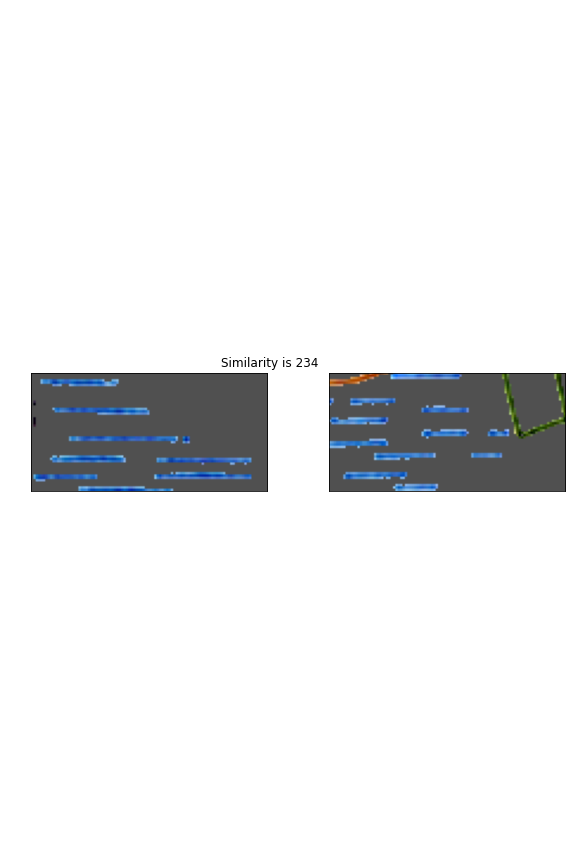
#> input picture rl_method/figures/ssd_comparison.png, 576 x 864 px, given in place of testing_board_red.tif, which was not available; the run also reads 1 picture not shown here
$ jupyter execute --allow-errors 01_simple_environment.ipynb   (shell and % lines are left out)   (text cells are left out)
#> lines starting #> are read from the running program, lines starting #| are printed output that depends on the picture; after the words box and inside, x2 and y2 are one past the last pixel; in counts of white or black regions, pixels touching at a corner belong together; pictures that were not available may be replaced by others from this repository, and a replacement may not be noted
### rl_method/notebooks/utils.py
import numpy as np
import gym
from gym import spaces
from stable_baselines3 import DQN
from stable_baselines3.common.vec_env import DummyVecEnv
from stable_baselines3.common import env_checker
import seaborn as sns
import cv2
import os
import matplotlib.pyplot as plt
from matplotlib.collections import PatchCollection
import matplotlib.patches as patches
from shapely.geometry import Polygon, LineString, Point
import random
import time
from rasterio.features import rasterize
from IPython import display
import geopandas as gpd
import pandas as pd
from skimage.feature import match_template

def crop_image(image,y_start,x_start,height,width):
#> called with image = array of shape (9600, 14000, 3), y_start = 1905, x_start = 1640, height = 50, width = 100
    return image[y_start:y_start+height,x_start:x_start+width]
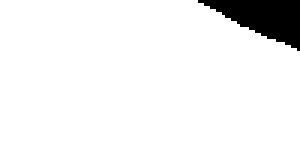
#> returned value: shape (50, 100, 3) (shown 3 times larger); 93.8% white; 1 black region, box (x1, y1, x2, y2) and area: (66, 0, 100, 17) 312

def rect_out_rast(y,x,height,width):
    p = Polygon([[x, y], [x+width, y+0], [x+width, y+height], [x+0, y+height]])
    return rasterize([p],out_shape=(width,height)).T

def Sum_of_squared_differences(roi,temp):
    ssd = np.sum((np.array(roi, dtype=np.float32) - np.array(temp, dtype=np.float32))**2)
    return ssd

# [4 lines left out: function Normalized_cross_correlation, not called in this run]

def ssd(A,B):
  dif = A.ravel() - B.ravel()
  return np.dot( dif, dif )

# [7 lines left out: function action_rules, not called in this run]

def tuple_addition(a,b):
    return tuple(map(sum, zip(a, b)))

# [55 lines left out: functions get_action_meanings, calc_termination_point, calc_increment_space, remove_black, remove_white, plot_line_string, not called in this run]

def read_image_to_color(img):
    return cv2.cvtColor(img, cv2.COLOR_BGR2RGB)

# [7 lines left out: function remove_white_hsv_meth, not called in this run]

def resize_image(image, reduce_factor=0.1):
    new_res = (int(image.shape[1]*reduce_factor), int(image.shape[0]*reduce_factor))
    return cv2.resize(image, new_res)


### rl_method/notebooks/temp_env.py
import numpy as np
import gym
from gym import spaces
from stable_baselines3 import DQN
from stable_baselines3.common.vec_env import DummyVecEnv
from stable_baselines3.common import env_checker
import seaborn as sns
import cv2
import os
import matplotlib.pyplot as plt
from matplotlib.collections import PatchCollection
import matplotlib.patches as patches
from shapely.geometry import Polygon, LineString, Point
import random
import time
from rasterio.features import rasterize
from IPython import display
import geopandas as gpd
import pandas as pd
from skimage.feature import match_template
import utils


class TemplateMatchingEnv(gym.Env):
    def __init__(self,
                 image_path,
                 temp_loc,
                 obs_shape_mult=(3,3),
                 compare_method='SSD',
                 sim_threshold=1000,
                 print_st=False):
        super(TemplateMatchingEnv, self).__init__()

        self.print_st = print_st
        self.compare_method = compare_method
        self.sim_threshold = sim_threshold

        # load image
        self.image = cv2.cvtColor(cv2.imread(image_path), cv2.COLOR_BGR2RGB)
        # self.image = self.image_color # (self.image_color/255).astype(float).copy()
        self.image_array = self.image.copy()
        self.image_shape = self.image_array.shape
        self.I_HEIGHT, self.I_WIDTH, self.I_DEPTH = self.image_shape

        # load template
        # self.template = cv2.cvtColor(cv2.imread(template_path), cv2.COLOR_BGR2RGB)
        self.template = self.image_array[temp_loc[0]:temp_loc[0]+temp_loc[2],temp_loc[1]:temp_loc[1]+temp_loc[3]]
        self.template_array = self.template.copy()
        # self.template_array = np.ones(self.template_array.shape)
        self.T_HEIGHT, self.T_WIDTH, self.T_DEPTH = self.template_array.shape

        self.obs_shape_mult_height = obs_shape_mult[0]
        self.obs_shape_mult_width = obs_shape_mult[1]
        self.obs_space_height = self.T_HEIGHT * self.obs_shape_mult_height
        self.obs_space_width = self.T_WIDTH * self.obs_shape_mult_width

        # Define a 2-D observation space
        self.observation_shape = (self.obs_space_height,
                                  self.obs_space_width,
                                  3)
        self.observation_space = spaces.Box(low = 0,#np.zeros(self.observation_shape),
                                            high = 255,#np.ones(self.observation_shape),
                                            shape = self.observation_shape,
                                            dtype = np.uint8)

        # Action to choose the next agent location
        # 0 -> 8 corresponds to the list of neighbor frames
        self.action_space = spaces.Discrete(8)

        # # Create a canvas to render the environment images upon
        # self.canvas = np.ones(self.observation_shape) * 1

        # Define elements present inside the environment
        self.elements = []

        # Maximum moves the frame can make before resetting the episode
        self.max_moves = 8

        # store window origin, dependent on observation multipliers and tempalte size
        self.window_y =  int(np.floor(self.obs_shape_mult_height/2)) * self.T_HEIGHT
        self.window_x = int(np.floor(self.obs_shape_mult_width/2)) * self.T_WIDTH

    # [61 lines left out: function reset, not called in this run]

    def draw_elements_on_canvas(self):
        self.canvas = self.frame_array

    # [7 lines left out: function render, not called in this run]

    def close(self):
        cv2.destroyAllWindows()


    # [230 lines left out: functions gen_possible_actions, step, generate_possible_pts, test_match, not called in this run]

### rl_method/notebooks/01_simple_environment.ipynb
[cell 1]
import numpy as np
import gym
from gym import spaces
from stable_baselines3 import DQN
from stable_baselines3.common.vec_env import DummyVecEnv
from stable_baselines3.common import env_checker
import seaborn as sns
import cv2
import os
import matplotlib.pyplot as plt
from matplotlib.collections import PatchCollection
import matplotlib.patches as patches
from shapely.geometry import Polygon, LineString, Point
import random
import time
from rasterio.features import rasterize
from IPython import display
import geopandas as gpd
import pandas as pd
from skimage.feature import match_template
from temp_env import TemplateMatchingEnv as tmenv
import utils
font = cv2.FONT_ITALIC
os.chdir('/Users/jmccarty/GitHub/22spring_templatematching_carto/rl_method')


path_sample_image = './data/tif_files/LKg_1092_1990.tif'
path_sample_template_1 = './data/templates/temp_1.tif'
path_sample_template_2 = './data/templates/temp_2.tif'

path_testing_image = './data/testing/testing_board.tif'
path_testing_image_red = './data/testing/testing_board_red.tif'
path_testing_image_red_grid = './data/testing/testing_board_red_grid.tif'

path_testing_template_1 = './data/testing/testing_template.tif'


path_1092_1990 = './data/tif_files/LKg_1092_1990.tif'
path_1092_1988 = './data/tif_files/LKg_1092_1990.tif'
path_1092_1989 = './data/tif_files/LKg_1092_1990.tif'

[cell 2]
def crop_image(image,y_start,x_start,height,width):
    return image[y_start:y_start+height,x_start:x_start+width]

def rect_out_rast(y,x,height,width):
    p = Polygon([[x, y], [x+width, y+0], [x+width, y+height], [x+0, y+height]])
    return rasterize([p],out_shape=(width,height)).T

def Sum_of_squared_differences(roi,temp):
    ssd = np.sum((np.array(roi, dtype=np.float32) - np.array(temp, dtype=np.float32))**2)
    return ssd

# [4 lines left out: function Normalized_cross_correlation, not called in this run]

def ssd(A,B):
  dif = A.ravel() - B.ravel()
  return np.dot( dif, dif )

# [7 lines left out: function action_rules, not called in this run]

def tuple_addition(a,b):
    return tuple(map(sum, zip(a, b)))

# [55 lines left out: functions get_action_meanings, calc_termination_point, calc_increment_space, remove_black, remove_white, plot_line_string, not called in this run]

def read_image_to_color(img):
    return cv2.cvtColor(img, cv2.COLOR_BGR2RGB)

# [7 lines left out: function remove_white_hsv_meth, not called in this run]

def resize_image(image, reduce_factor=0.1):
    new_res = (int(image.shape[1]*reduce_factor), int(image.shape[0]*reduce_factor))
    return cv2.resize(image, new_res)

[cell 3]
img = cv2.imread(path_sample_image)

template = utils.crop_image(utils.read_image_to_color(img),1905,1640,50,100)
window = utils.crop_image(utils.read_image_to_color(img),7575,10138,50,100)
#> call 2 of crop_image, with image = array of shape (9600, 14000, 3), y_start = 7575, x_start = 10138, height = 50, width = 100
#> in crop_image (call 2), `return image[y_start:y_start+height,x_start:x_start+width]`:
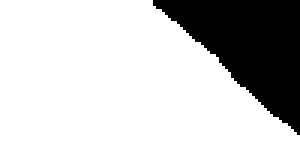
#> returned value: shape (50, 100, 3) (shown 3 times larger); 77.2% white; 1 black region, box (x1, y1, x2, y2) and area: (51, 0, 100, 45) 1140
#> (the rest of this cell did not finish here and is left out)

#> (a cell that did not finish here is left out)

[cell 5]
path = './data/testing/testing_board_red.tif'
red = cv2.cvtColor(cv2.imread(os.path.join(os.getcwd(),path)), cv2.COLOR_BGR2RGB)
t_y = 5
t_h = 20
t_x = 5
t_w = 45
template = red[t_y:t_y+t_h,t_x:t_x+t_w]
#> template: shape (20, 45, 3); every value is 255
sample = utils.crop_image(red,100,10,20,45)

res_list = []
for i in [0,1,2]:
    res_list.append(utils.ssd(sample[:,:,i],
                        template[:,:,i]))
#> after the loop, res_list = [0, 0, 0]
res_mean = sum(res_list) / len(res_list)
#> res_mean = 0
print(res_mean)
#| 0.0
plt.imshow(red)
#> (this line was passed over: IPython is not available in this run)

[cell 6]
class Point2(object):
    # [8 lines left out: function __init__, not called in this run]

    def set_position(self, y, x):
        self.y = self.clamp(y, self.y_min, self.y_max)
        self.x = self.clamp(x, self.x_min, self.x_max)

    def get_position(self):
        return (self.y, self.x)

    # [6 lines left out: function move, not called in this run]

    def clamp(self, n, minn, maxn):
        return max(min(maxn, n), minn)

class Frame(Point2):
    # [7 lines left out: function __init__, not called in this run]

[cell 7]
p = patches.Rectangle((0,
                        0), #origin
                        18, #x-dimension
                        36, #y-dimension
                        linewidth=1,
                        edgecolor='r',
                        facecolor='None',
                        rasterized=True)


#> (the rest of this cell did not finish here and is left out)

[cell 8]
image = cv2.imread(path_sample_image)
image_color = cv2.cvtColor(image, cv2.COLOR_BGR2RGB)
image_grey = cv2.cvtColor(image_color, cv2.COLOR_BGR2GRAY)
#> (the rest of this cell did not finish here and is left out)

[cell 9]
plt.imshow(read_image_to_color(cv2.imread(path_testing_image_red_grid)))
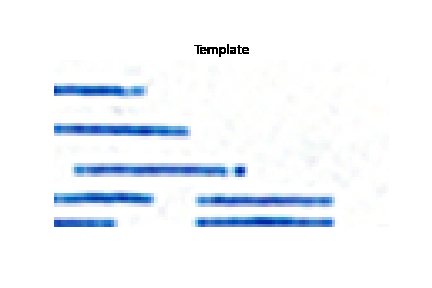
#> input picture rl_method/figures/template.png, 432 x 288 px, given in place of testing_board_red_grid.tif, which was not available
#> (this line was passed over: IPython is not available in this run)

#> (a cell that did not finish here is left out)

#> (a cell that did not finish here is left out)

#> (a cell that did not finish here is left out)

[cell 13]
x,y = 0,0
#> (the rest of this cell did not finish here and is left out)

[cell 14]
x,y = int(0),int(0)

# [44 lines left out: functions calc_surround_origins, calc_surround_arrs, find_regions_interest, not called in this run]


#> (the rest of this cell did not finish here and is left out)

[cell 15]
colos = []
#> (the rest of this cell did not finish here and is left out)

#> (a cell that did not finish here is left out)

[cell 17]
class TemplateMatchingEnv(gym.Env):
    # [113 lines left out: functions __init__, reset, not called in this run]

    def draw_elements_on_canvas(self):
        self.canvas = self.frame_array

    # [7 lines left out: function render, not called in this run]

    def close(self):
        cv2.destroyAllWindows()


    # [230 lines left out: functions gen_possible_actions, step, generate_possible_pts, test_match, not called in this run]

#> (a cell that did not finish here is left out)

[cell 19]
# global variables
SIMILARTY_THRESHOLD = 150
MAX_STEPS = 100
TOTAL_EPISODES = 2000

#> (a cell that did not finish here is left out)
